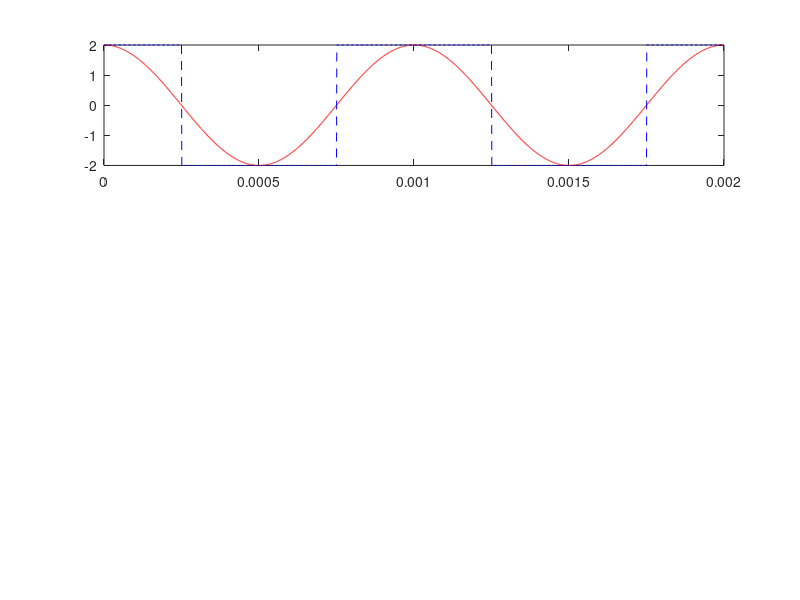

Source code (MATLAB): (Note: this script raises an error after producing the figure.)
clc;
clear all;
close all;

fm = 1e3;
fs = 1024*fm;
Am =2 ;
n = 1:3;

t = 0: 1/fs:2/fm;
x = Am*cos(2*pi*fm*t);
x_power = x*x';
SQNRdb = zeros(1,length(n));
SQNRdb_th = zeros(1,length(n));


for i = 1:length(n)
    delta = 2*Am/(2^n(i)-1);
    partition = -Am+delta/2:delta:Am-delta/2;
    codebook = -Am:delta:Am;
    
    [index,xq] = quantiz(x,partition,codebook);
    qe = x - xq;
    qe_avg = mean(qe);
    qe_power = qe*qe';
    SQNR = x_power/qe_power;
    SQNRdb(i) = 10*log10(SQNR);
    SQNRdb_th(i) = 6*n(i) + 1.72;
    subplot(3,1,i);
    
    plot(t,x,'r-',t,xq,'b--');title('Time Domain Signal',i);axis([0 2e-3 -3 3]);
    xlabel('Time(s)');
    ylabel('Amplitude');
    legend('Message Signal','Quantized Signal');
end

    delta = 2*Am/(2^15-1);
    partition = -Am+delta/2:delta:Am-delta/2;
    codebook = -Am:delta:Am;
    
    [index,xq] = quantiz(x,partition,codebook);
    qe = x - xq;
    qe_avg = mean(qe);
    qe_power = qe*qe';
    SQNR = x_power/qe_power;
    SQNRdb(4) = 10*log10(SQNR);
    SQNRdb_th(4) = 6*15 + 1.72;
    figure;
    plot(t,x,'r-',t,xq,'b--');title('Time Domain Signal',15);
    xlabel('Time(s)');
    ylabel('Amplitude');
    legend('Message Signal','Quantized Signal');



figure;
k = [1,2,3,15];
plot(k, SQNRdb,'r-',k,SQNRdb_th,'b-*'); 
title('Signal-to-Quantization-Noise Ratio');
xlabel('Index(i)');
ylabel('Power(dB)');
legend('SQNR','SQNR Theoretical');


    
